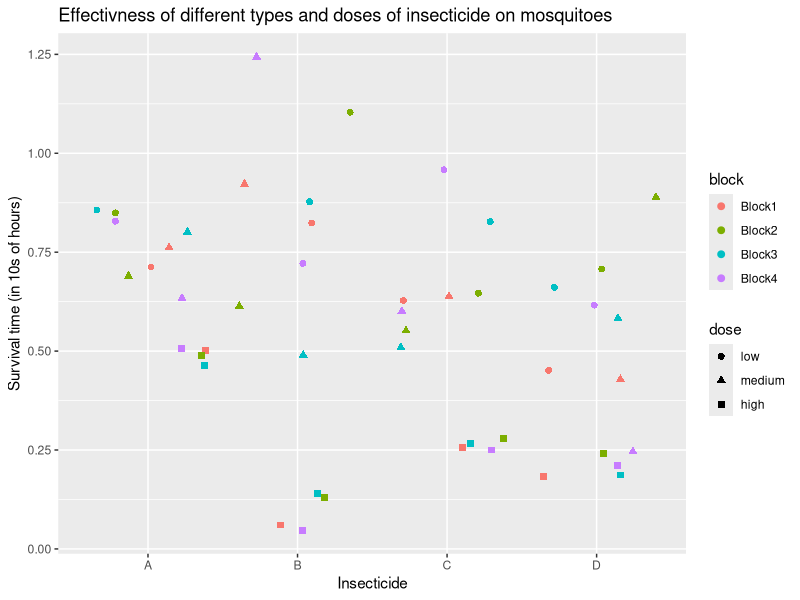

The R source for this figure: (Note: this script raises an error after producing the figure.)
library(ggplot2)
library(dplyr)
#We read in our csv file
mosquito = read.csv("mosquito2021.csv")
#We make sure dose is considered as a factor from low to high
mosquito$dose = factor(mosquito$dose, levels = c("low", "medium", "high"))

#We arrange by dose
arrange(mosquito, dose)

#Making a plot to compare effectivness of insecticide
ggplot(data = mosquito, aes(x=insecticide, y=hours10, color = block, shape = dose))+ 
  geom_jitter(size=2) + ylab("Survival time (in 10s of hours)") + xlab("Insecticide") + 
  ggtitle("Effectivness of different types and doses of insecticide on mosquitoes")

#Sample size
length(mosquito$X)

#AOV analysis exploration
summary(aov(hours10~dose, data = mosquito))
summary(aov(hours10~insecticide, data = mosquito))
summary(aov(hours10~block, data = mosquito))
summary(aov(hours10~dose+block, data = mosquito))
summary(aov(hours10~insecticide+block, data = mosquito))
summary(aov(hours10~dose+insecticide, data = mosquito))
summary(aov(hours10~dose+insecticide+block, data = mosquito))
summary(aov(hours10~insecticide*dose*block, data = mosquito))
summary(aov(hours10~dose+insecticide*block, data = mosquito))
summary(aov(hours10~dose*block+insecticide, data = mosquito))
summary(aov(hours10~dose*insecticide, data = mosquito))


#3Way test
summary(aov(hours10~dose*insecticide+block, data = mosquito))

#Final ANOVA choice
final_anova <- summary(aov(hours10~block+insecticide*dose, data = mosquito))
capture.output(final_anova, file = "anova results.doc")

#Linear model
lm_model <- summary(model <- lm(hours10~insecticide*dose, data = mosquito))
capture.output(lm_model, file = "lm_results.doc")
lm_model

#Fitted vs Residuals
library(ggfortify)
p <- autoplot(lm_model, which = c(1:3, 6)) # diagnostic plots
p[1] <- p[1] + ggtitle("Residuals vs Fitted")
print(p)
